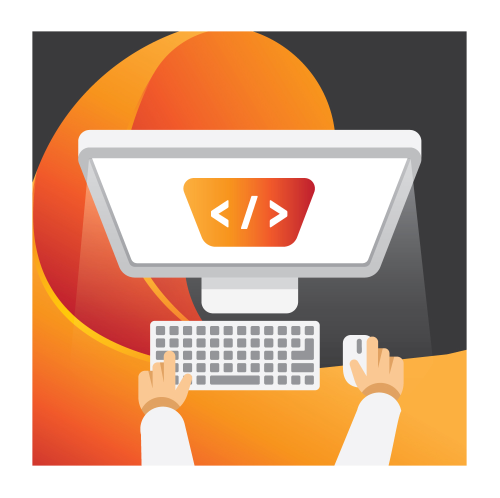
#> input picture assets/logo.jpg, 1000 x 995 px (shown at 1/2 size)
$ python copy_paste_part_img.py
#> lines starting #> are read from the running program, lines starting #| are printed output that depends on the picture; after the words box and inside, x2 and y2 are one past the last pixel; in counts of white or black regions, pixels touching at a corner belong together
import cv2

img = cv2.imread("assets/logo.jpg", -1)
#> img is the input picture: shape (995, 1000, 3); mean B, G, R 145, 170.8, 209.1

# copy and paste
# tag = img[row:row, col:col]
tag = img[500:700, 600:900]
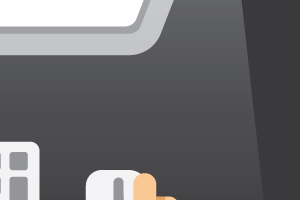
#> tag: shape (200, 300, 3); mean B, G, R 107.9, 106.5, 106.8
img[100:300, 500:800] = tag
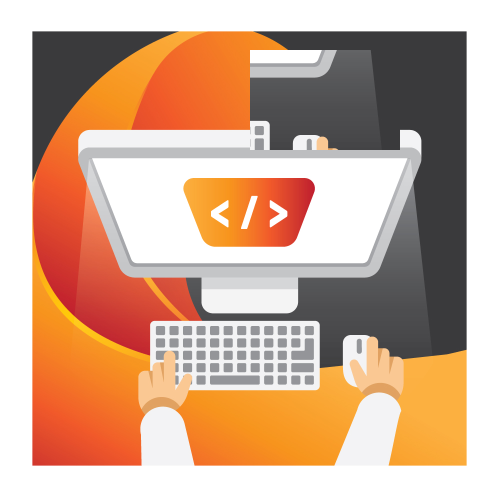
#> img: shape (995, 1000, 3) (shown at 1/2 size); 5.15% of pixels changed, all inside (x1, y1, x2, y2) = (500, 100, 800, 300)

cv2.imshow("Image", img)
cv2.waitKey(0)
cv2.destroyAllWindows()
